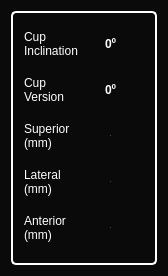
<?xml version="1.0" encoding="UTF-8"?>
<ui version="4.0">
 <class>CupParameterGadget</class>
 <widget class="QWidget" name="CupParameterGadget">
  <property name="geometry">
   <rect>
    <x>0</x>
    <y>0</y>
    <width>168</width>
    <height>276</height>
   </rect>
  </property>
  <property name="sizePolicy">
   <sizepolicy hsizetype="Fixed" vsizetype="Fixed">
    <horstretch>0</horstretch>
    <verstretch>0</verstretch>
   </sizepolicy>
  </property>
  <property name="minimumSize">
   <size>
    <width>0</width>
    <height>0</height>
   </size>
  </property>
  <property name="maximumSize">
   <size>
    <width>16777215</width>
    <height>16777215</height>
   </size>
  </property>
  <property name="windowTitle">
   <string>CupParameterGadget</string>
  </property>
  <property name="styleSheet">
   <string notr="true">background:#0a0a0a;</string>
  </property>
  <layout class="QHBoxLayout" name="horizontalLayout">
   <item>
    <widget class="QFrame" name="frame">
     <property name="styleSheet">
      <string notr="true">.QFrame {
  background-color: transparent;
  border: 2px solid white; 
  border-radius: 5px;
}</string>
     </property>
     <property name="frameShape">
      <enum>QFrame::StyledPanel</enum>
     </property>
     <property name="frameShadow">
      <enum>QFrame::Raised</enum>
     </property>
     <layout class="QFormLayout" name="formLayout">
      <item row="0" column="0">
       <widget class="QLabel" name="label_CupInclination">
        <property name="styleSheet">
         <string notr="true">.QLabel {
  color:white;
  background-color:transparent;
} </string>
        </property>
        <property name="text">
         <string>Cup
Inclination</string>
        </property>
       </widget>
      </item>
      <item row="0" column="1">
       <widget class="QSpinBox" name="spinBoxCupPlanInclination">
        <property name="minimumSize">
         <size>
          <width>0</width>
          <height>40</height>
         </size>
        </property>
        <property name="maximumSize">
         <size>
          <width>55</width>
          <height>40</height>
         </size>
        </property>
        <property name="styleSheet">
         <string notr="true">QSpinBox{
color:white; 
border-radius: 5px;
background-color: transparent;
font:25px 'Arial';
font-weight: bold;
}</string>
        </property>
        <property name="alignment">
         <set>Qt::AlignCenter</set>
        </property>
        <property name="readOnly">
         <bool>false</bool>
        </property>
        <property name="buttonSymbols">
         <enum>QAbstractSpinBox::NoButtons</enum>
        </property>
        <property name="suffix">
         <string>º</string>
        </property>
        <property name="minimum">
         <number>-99999999</number>
        </property>
        <property name="maximum">
         <number>99999999</number>
        </property>
       </widget>
      </item>
      <item row="1" column="0">
       <widget class="QLabel" name="label_CupVersion">
        <property name="styleSheet">
         <string notr="true">.QLabel {
  color:white;
  background-color:transparent;
} </string>
        </property>
        <property name="text">
         <string>Cup
Version</string>
        </property>
       </widget>
      </item>
      <item row="1" column="1">
       <widget class="QSpinBox" name="spinBoxCupPlanVersion">
        <property name="minimumSize">
         <size>
          <width>55</width>
          <height>40</height>
         </size>
        </property>
        <property name="maximumSize">
         <size>
          <width>55</width>
          <height>40</height>
         </size>
        </property>
        <property name="styleSheet">
         <string notr="true">QSpinBox{
color:white; 
border-radius: 5px;
background-color: transparent;
font:25px 'Arial';
font-weight: bold;
}</string>
        </property>
        <property name="alignment">
         <set>Qt::AlignCenter</set>
        </property>
        <property name="readOnly">
         <bool>false</bool>
        </property>
        <property name="buttonSymbols">
         <enum>QAbstractSpinBox::NoButtons</enum>
        </property>
        <property name="suffix">
         <string>º</string>
        </property>
        <property name="minimum">
         <number>-99999999</number>
        </property>
        <property name="maximum">
         <number>99999999</number>
        </property>
       </widget>
      </item>
      <item row="2" column="0">
       <widget class="QLabel" name="label_Superior">
        <property name="styleSheet">
         <string notr="true">.QLabel {
  color:white;
  background-color:transparent;
} </string>
        </property>
        <property name="text">
         <string>Superior
(mm)</string>
        </property>
       </widget>
      </item>
      <item row="2" column="1">
       <widget class="QSpinBox" name="spinBoxSuperior">
        <property name="minimumSize">
         <size>
          <width>55</width>
          <height>40</height>
         </size>
        </property>
        <property name="maximumSize">
         <size>
          <width>55</width>
          <height>40</height>
         </size>
        </property>
        <property name="font">
         <font>
          <family>Arial</family>
          <pointsize>-1</pointsize>
          <weight>75</weight>
          <italic>false</italic>
          <bold>true</bold>
         </font>
        </property>
        <property name="styleSheet">
         <string notr="true">QSpinBox{
color:white; 
border-radius: 5px;
background-color: transparent;
font:25px 'Arial';
font-weight: bold;
}</string>
        </property>
        <property name="frame">
         <bool>false</bool>
        </property>
        <property name="alignment">
         <set>Qt::AlignCenter</set>
        </property>
        <property name="readOnly">
         <bool>false</bool>
        </property>
        <property name="buttonSymbols">
         <enum>QAbstractSpinBox::NoButtons</enum>
        </property>
        <property name="minimum">
         <number>-99999999</number>
        </property>
        <property name="maximum">
         <number>99999999</number>
        </property>
       </widget>
      </item>
      <item row="3" column="0">
       <widget class="QLabel" name="label_Medial">
        <property name="styleSheet">
         <string notr="true">.QLabel {
  color:white;
  background-color:transparent;
} </string>
        </property>
        <property name="text">
         <string>Lateral
(mm)</string>
        </property>
       </widget>
      </item>
      <item row="3" column="1">
       <widget class="QSpinBox" name="spinBoxMedial">
        <property name="minimumSize">
         <size>
          <width>55</width>
          <height>40</height>
         </size>
        </property>
        <property name="maximumSize">
         <size>
          <width>55</width>
          <height>40</height>
         </size>
        </property>
        <property name="font">
         <font>
          <family>Arial</family>
          <pointsize>-1</pointsize>
          <weight>75</weight>
          <italic>false</italic>
          <bold>true</bold>
         </font>
        </property>
        <property name="styleSheet">
         <string notr="true">QSpinBox{
color:white; 
border-radius: 5px;
background-color: transparent;
font:25px 'Arial';
font-weight: bold;
}</string>
        </property>
        <property name="frame">
         <bool>false</bool>
        </property>
        <property name="alignment">
         <set>Qt::AlignCenter</set>
        </property>
        <property name="readOnly">
         <bool>false</bool>
        </property>
        <property name="buttonSymbols">
         <enum>QAbstractSpinBox::NoButtons</enum>
        </property>
        <property name="minimum">
         <number>-99999999</number>
        </property>
        <property name="maximum">
         <number>99999999</number>
        </property>
       </widget>
      </item>
      <item row="4" column="0">
       <widget class="QLabel" name="label_Posterior">
        <property name="styleSheet">
         <string notr="true">.QLabel {
  color:white;
  background-color:transparent;
} </string>
        </property>
        <property name="text">
         <string>Anterior
(mm)</string>
        </property>
       </widget>
      </item>
      <item row="4" column="1">
       <widget class="QSpinBox" name="spinBoxPosterior">
        <property name="minimumSize">
         <size>
          <width>55</width>
          <height>40</height>
         </size>
        </property>
        <property name="maximumSize">
         <size>
          <width>55</width>
          <height>40</height>
         </size>
        </property>
        <property name="font">
         <font>
          <family>Arial</family>
          <pointsize>-1</pointsize>
          <weight>75</weight>
          <italic>false</italic>
          <bold>true</bold>
         </font>
        </property>
        <property name="styleSheet">
         <string notr="true">QSpinBox{
color:white; 
border-radius: 5px;
background-color: transparent;
font:25px 'Arial';
font-weight: bold;
}</string>
        </property>
        <property name="frame">
         <bool>false</bool>
        </property>
        <property name="alignment">
         <set>Qt::AlignCenter</set>
        </property>
        <property name="readOnly">
         <bool>false</bool>
        </property>
        <property name="buttonSymbols">
         <enum>QAbstractSpinBox::NoButtons</enum>
        </property>
        <property name="minimum">
         <number>-99999999</number>
        </property>
        <property name="maximum">
         <number>99999999</number>
        </property>
       </widget>
      </item>
     </layout>
    </widget>
   </item>
  </layout>
 </widget>
 <layoutdefault spacing="6" margin="11"/>
 <resources/>
 <connections/>
</ui>
